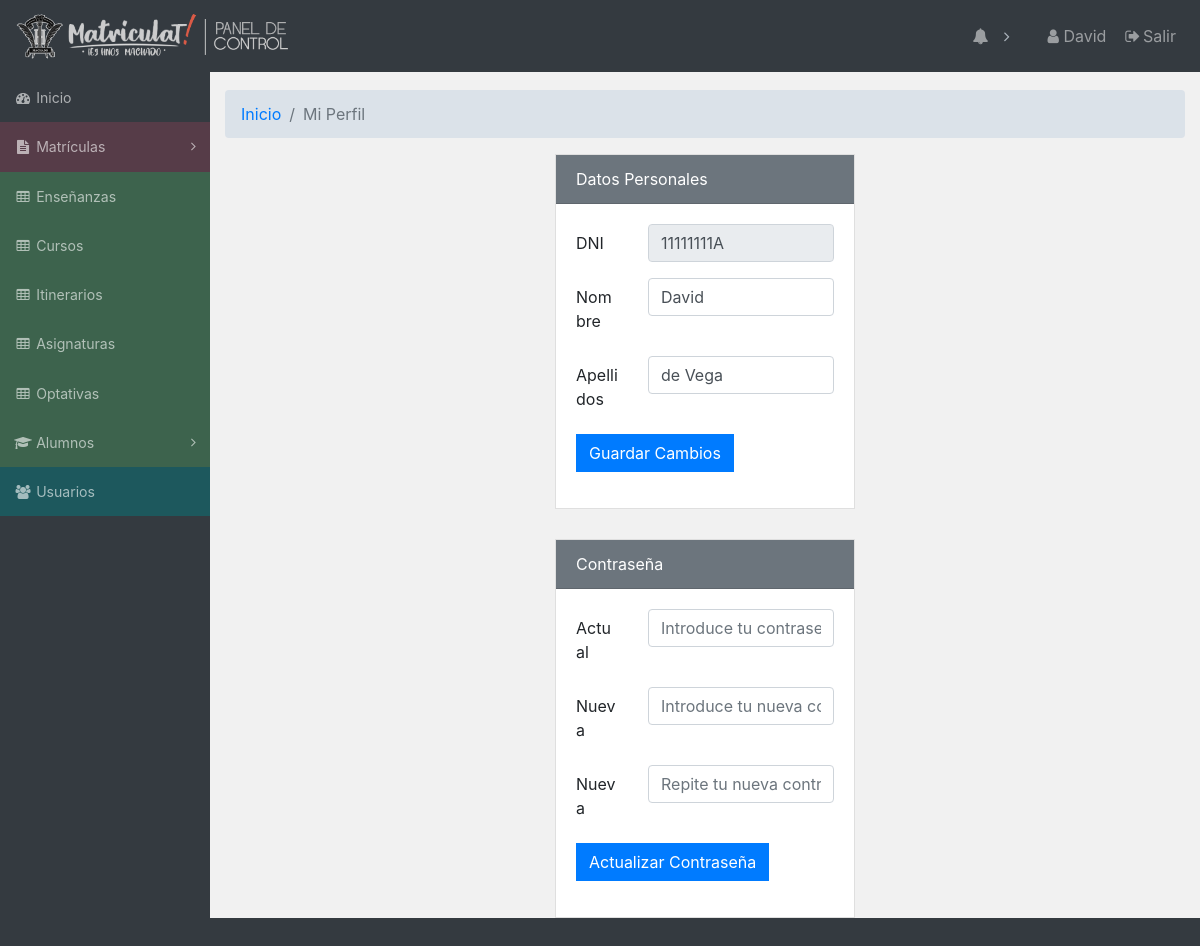
/panel/mi-perfil.php (signed in), run on the app's committed database.
### tables this page shows
CREATE TABLE `personal` (
  `id` int(5) NOT NULL,
  `dni` varchar(9) NOT NULL,
  `clave` int(5) NOT NULL,
  `nombre` varchar(40) NOT NULL,
  `apellidos` varchar(40) NOT NULL,
  `telefono` int(9) NOT NULL,
  `tipo` varchar(20) NOT NULL
);

### panel/php/functions.php (called while the page is built, shortened)
<?php
function connectDB()
{
    try
    {
       $opc=array(PDO::MYSQL_ATTR_INIT_COMMAND => "SET NAMES utf8");
        $dsn="mysql:host=localhost;dbname=automatricula";
        $usuario="root";
        $contrasena="";
        $base=new PDO($dsn,$usuario,$contrasena,$opc);
    }
    catch (PDOException $e)
    {
        die ("Error".$e->getMessage());
        $resultado=null;
    }
    return $base;
}
function ejecutaConsulta($sql)
{
		$miconexion=connectDB();
		return $miconexion->query($sql);
}
function ejecutaConsultaArray($sql)
{
		$datos=[];
		$resultset=ejecutaConsulta($sql);
		while($fila=$resultset->fetch(PDO::FETCH_ASSOC))
		{
			$datos[]=$fila;
		}
		return $datos;
}
?>

### panel/mi-perfil.php (the view, shortened to what this page needs)
<?php
include "header.php";
$id = $_SESSION["idUsuario"];
$datosConsulta=ejecutaConsultaArray("SELECT * from personal where id=$id");
$datos=$datosConsulta[0];
  ?>
        <div class="content-wrapper">
          <div class="container-fluid">
                    <div class="row">
                        <div class="col-lg-12">
                            <nav aria-label="breadcrumb" class="navegacion">
                             <ol class="breadcrumb">
                               <li class="breadcrumb-item"><a href="index.php">Inicio</a></li>
                               <li class="breadcrumb-item active" aria-current="page">Mi Perfil</li>
                             </ol>
                           </nav>
                        </div>
                    </div>
                    <div class="row">
                                    <div class="col-sm-4">
                                    </div>
                                    <div class="col-sm-4">
                                           <div class="card" style="margin-bottom:30px;">
                                          <div class="card-header text-white bg-secondary">
                                                Datos Personales
                                            </div>
                                              <div class="card-body">
                                                <form action="php/datosPersonales/cambiarDatosPersonales.php" method="post">
                                                  <div class="form-group row">
                                                    <label for="DNI" class="col-sm-3 col-form-label">DNI</label>
                                                    <div class="col-sm-9">
                                                      <input type="text" class="form-control" disabled value="<?php echo $datos["dni"] ?>">
                                                    </div>
                                                  </div>
                                                  <div class="form-group row">
                                                    <label for="Nombre" class="col-sm-3 col-form-label">Nombre</label>
                                                    <div class="col-sm-9">
                                                      <input type="text" class="form-control" required id="nombre" name="nombre" placeholder="Introduce tu nombre" value="<?php echo $datos["nombre"] ?>">
                                                    </div>
                                                  </div>
                                                  <div class="form-group row">
                                                    <label for="Apellidos" class="col-sm-3 col-form-label">Apellidos</label>
                                                    <div class="col-sm-9">
                                                      <input type="text" class="form-control" required id="apellidos" name="apellidos" placeholder="Introduce tus apellidos" value="<?php echo $datos["apellidos"] ?>">
                                                    </div>
                                                  </div>
                                                   <div class="form-group row">
                                                    <div class="col-sm-9">
                                                      <button type="submit" class="btn btn-primary">Guardar Cambios</button>
                                                    </div>
                                                  </div>
                                                  </form>
                                              </div>
                                             </div>
                                             <div class="card">
                                          <div class="card-header text-white bg-secondary">
                                                Contraseña
                                            </div>
                                              <div class="card-body">
                                                  <form action="php/datosPersonales/modificarContrasena.php" method="post">
                                                   <div class="form-group row">
                                                     <label for="Actual" class="col-sm-3 col-form-label">Actual</label>
                                                     <div class="col-sm-9">
                                                       <input type="text" class="form-control" required id="actual" name="actual" placeholder="Introduce tu contraseña actual">
                                                     </div>
                                                   </div>
                                                   <div class="form-group row">
                                                     <label for="Nueva" class="col-sm-3 col-form-label">Nueva</label>
                                                     <div class="col-sm-9">
                                                       <input type="text" class="form-control" required id="pass1" name="pass1" placeholder="Introduce tu nueva contraseña">
                                                     </div>
                                                   </div>
                                                   <div class="form-group row">
                                                     <label for="Nueva" class="col-sm-3 col-form-label">Nueva</label>
                                                     <div class="col-sm-9">
                                                       <input type="text" class="form-control" required id="pass2" name="pass2" placeholder="Repite tu nueva contraseña">
                                                     </div>
                                                   </div>
                                                   <div class="form-group row">
                                                    <div class="col-sm-10">
                                                      <button type="submit" class="btn btn-primary">Actualizar Contraseña</button>
                                                    </div>
                                                  </div>
                                                </form>
                                              </div>
                                             </div>
                                    </div>
                                  </div>
</div>
<?php
include "footer.php";
?>

### panel/css/style.css (style rules this page uses)
.btn { border-radius:0px; }
.breadcrumb { background-color: #dbe2e9; }
@media only screen and (min-width: 992px) { .card, .card-header,.card-header:first-child { border-radius:0; } }
@media only screen and (min-width: 992px) { .content-wrapper { margin-left:210px; } }
.content-wrapper { background-color: #f1f1f1; }
.navegacion { margin-top:18px; }

### panel/css/sb-admin.css (style rules this page uses)
html { position: relative; min-height: 100%; }
body { overflow-x: hidden; }
body.sticky-footer { margin-bottom: 56px; }
body.sticky-footer .content-wrapper { min-height: calc(100vh - 56px - 56px); }
body.fixed-nav { padding-top: 56px; }
.content-wrapper { min-height: calc(100vh - 56px); padding-top: 1rem; }
.content-wrapper { overflow-x: hidden; background: white; }
@media (min-width: 992px) { .content-wrapper { margin-left: 250px; } }

### data on the page
personal: dni "11111111A", nombre "David", apellidos "de Vega"

### other printed values
$_SESSION["nombre"] "David"
